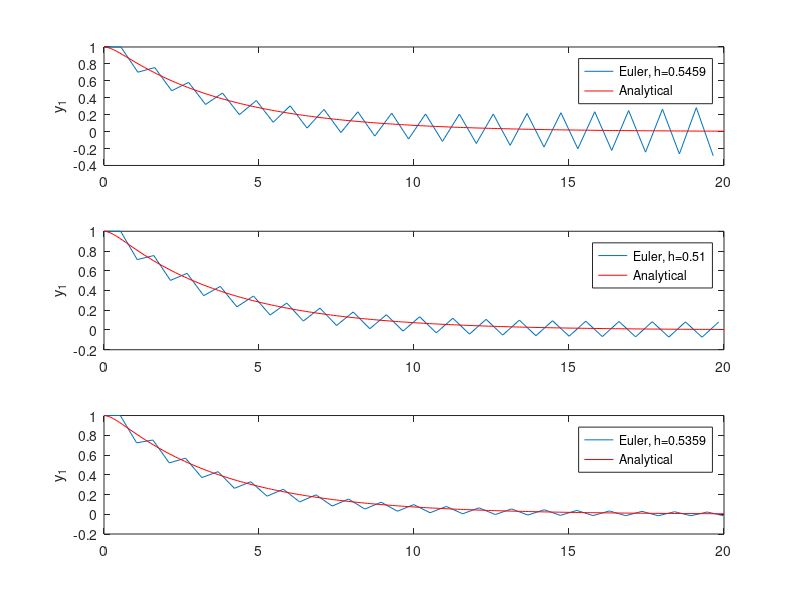
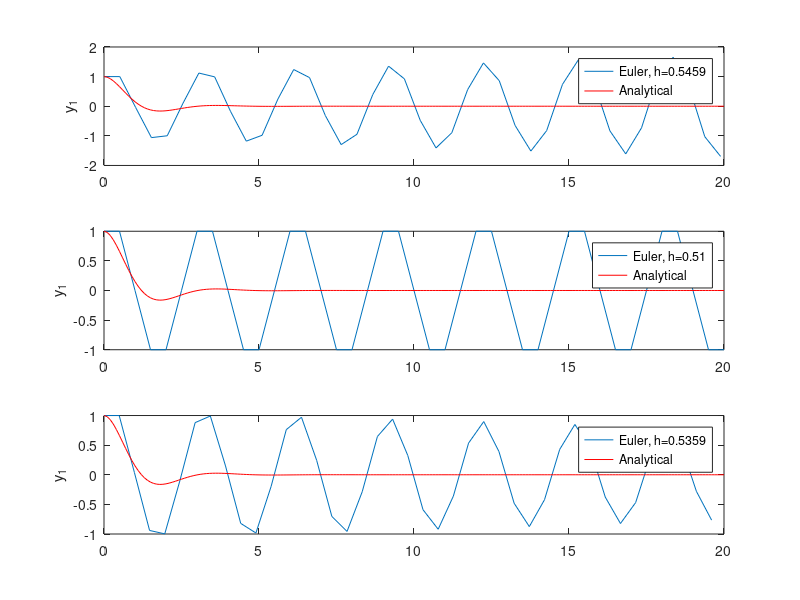

Recreate these plots in MATLAB, in order. (Note: this script raises an error after producing the figures.)
close all
clear all

y0 = [1; 0];

alphas = [2,1];
omegas = [1,2];


h_vec = 2/(2+sqrt(3)) + [0.01, 0, -0.01];
h_vec = [h_vec; 1/2 + [0.01, 0, -0.01]];

t_end = 20;
first_fig = figure;
sec_fig = figure;
for ii = 1:length(h_vec)
    for jj = 1:length(alphas)
%     for jj = 1
    t = 0;
    h = h_vec(jj,ii)

%     A = [0 1;-2*alphas(jj) -omegas(jj)^2];
    A = [0 1;-omegas(jj)^2 -2*alphas(jj)];
    Y_f = y0';
    y = y0;
    T_f = t;
    while t+h <= t_end
        F = A*y;
        y = y + h*F;
        t = t+h;
        Y_f = [Y_f;y'];
        T_f = [T_f;t];
    end
    figure(jj);
    subplot(length(h_vec),1,ii)
    plot(T_f,Y_f(:,1))
    
    % Analitycal
    [V,D] = eigs(A);
    C = V\y0;
    
    v1 = V(:,1);
    v2 = V(:,2);
    c1 = C(1);
    c2 = C(2);
    lam1 = D(1,1);
    lam2 = D(2,2);
    t_an = 0:0.1:t_end;

    X = zeros(length(t_an),2);
    for kk =1:length(t_an)
        X(kk,:) = (c1*exp(lam1*t_an(kk))*v1 + c2*exp(lam2*t_an(kk))*v2)';
    end
    
%     for nn = first_fig:sec_fig
%         figure(nn);
%         subplot(3,1,ii)
        hold on
        plot(t_an,X(:,1),'r')
        ylabel('y_1')
        legend(['Euler, h=' num2str(h_vec(ii))],'Analytical')
%     end
    end
end

%%
% Analytical:
v1 = [1;1];
v2 = [1;-1];
c1 = 1.1;
c2 = -0.1;
lam1 = -2;
lam2 = -20;
t_an = 0:0.1:t_end;

X = zeros(length(t_an),2);
for ii =1:length(t_an)
    X(ii,:) = (c1*exp(lam1*t_an(ii))*v1 + c2*exp(lam2*t_an(ii))*v2)';
end
for ii = 1:3
    for jj = first_fig:backwrd_fig
        figure(jj);
        subplot(3,1,ii)
        hold on
        plot(t_an,X(:,1),'r')
        ylabel('y_1')
        legend(['Euler, h=' num2str(h_vec(ii))],'Analytical')
    end
end
xlabel('t');
subplot(3,1,1);
    